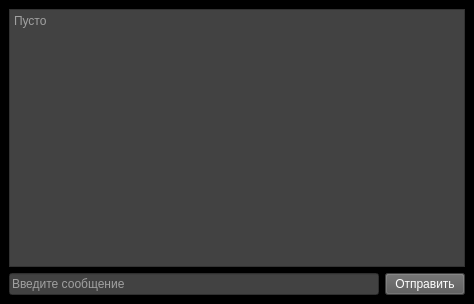
<?xml version="1.0" encoding="UTF-8"?>
<ui version="4.0">
 <class>MainWindow</class>
 <widget class="QMainWindow" name="MainWindow">
  <property name="geometry">
   <rect>
    <x>0</x>
    <y>0</y>
    <width>474</width>
    <height>304</height>
   </rect>
  </property>
  <property name="windowTitle">
   <string>MainWindow</string>
  </property>
  <property name="styleSheet">
   <string notr="true">background-color: #000000;</string>
  </property>
  <widget class="QWidget" name="centralwidget">
   <layout class="QGridLayout" name="gridLayout">
    <item row="0" column="0" colspan="2">
     <widget class="QPlainTextEdit" name="plainTextEdit">
      <property name="styleSheet">
       <string notr="true">color: #FFFFFF;
background-color: #424242;</string>
      </property>
      <property name="readOnly">
       <bool>true</bool>
      </property>
      <property name="placeholderText">
       <string>Пусто</string>
      </property>
     </widget>
    </item>
    <item row="1" column="0">
     <widget class="QLineEdit" name="lineEdit">
      <property name="styleSheet">
       <string notr="true">color: #FFFFFF;
background-color: #424242;</string>
      </property>
      <property name="placeholderText">
       <string>Введите сообщение</string>
      </property>
     </widget>
    </item>
    <item row="1" column="1">
     <widget class="QPushButton" name="pushButton">
      <property name="cursor">
       <cursorShape>PointingHandCursor</cursorShape>
      </property>
      <property name="styleSheet">
       <string notr="true">QPushButton {
color: #FFFFFF;
background-color: #585858;
}

QPushButton:pressed {
color: #FFFFFF;
background-color: #424242;
}</string>
      </property>
      <property name="text">
       <string>Отправить</string>
      </property>
     </widget>
    </item>
   </layout>
  </widget>
 </widget>
 <resources/>
 <connections/>
</ui>
